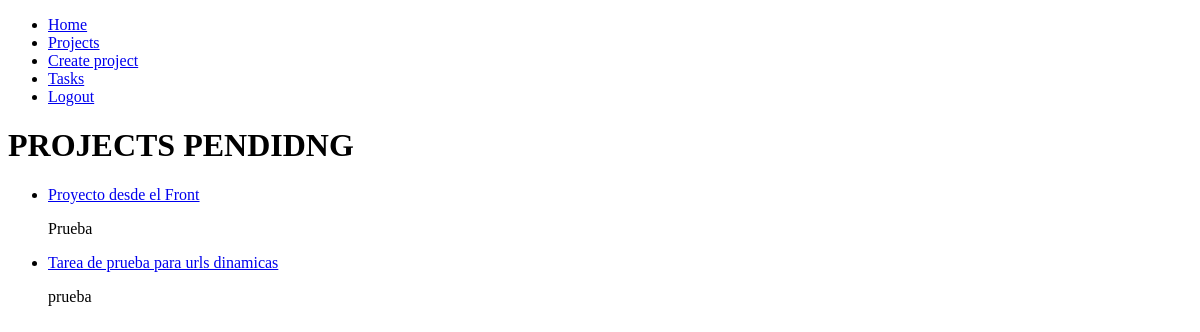
The page /projects/ (signed in) on the database as committed earlier.
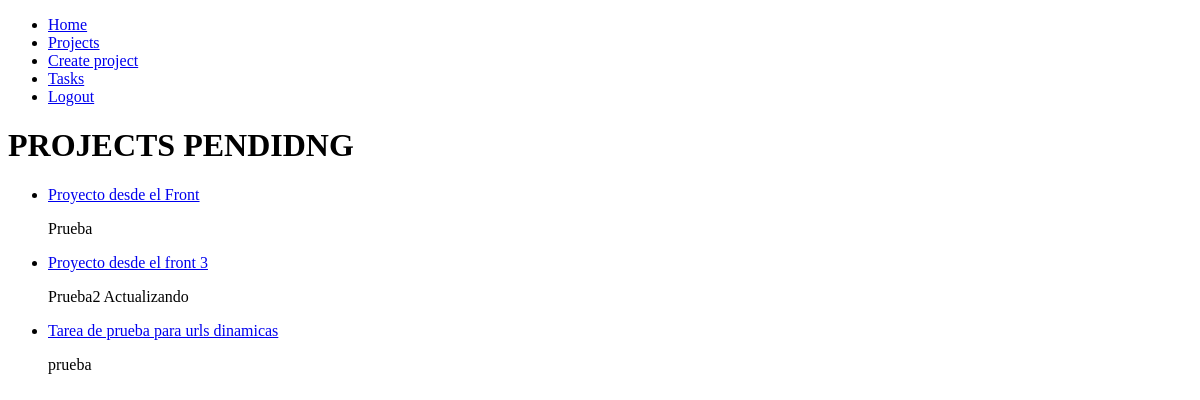
The same page on the database as committed later.
### project/models.py (models this page shows, shortened)
class Project(models.Model):
    project_id = models.AutoField(primary_key=True)
    name_project = models.CharField(max_length=100)
    category = models.CharField(max_length=50)
    date_complete = models.DateTimeField(null = True, blank=True)
    complete = models.BooleanField(default=False)
    user = models.ForeignKey(User, on_delete=models.CASCADE)
    created_at = models.DateTimeField(auto_now_add=True)
    update_at = models.DateTimeField(auto_now=True)

### project/views.py (the view)
# urls.py: path('projects/', project, name='projects'),
def project(request):
    projects = Project.objects.filter(user=request.user, date_complete__isnull=True)
    return render(request, 'project/project.html',{
        'projects': projects
    })

### project/templates/project/project.html
{% extends 'base.html' %}
{% block content %}
    <h1>PROJECTS PENDIDNG</h1>
    <ul>
        {% for project in projects %}
        <li>
            <a href="{% url 'project_detail' project.project_id %}">
                {{project.name_project}}
            </a>
                <p>{{ project.category }}</p>
        </li>
        {% endfor %}
    </ul>
{% endblock %}

Rows that differ between the two databases and show on the page:
now on this page (row edited): Project: name_project "Proyecto desde el front 3", category "Prueba2 Actualizando"
